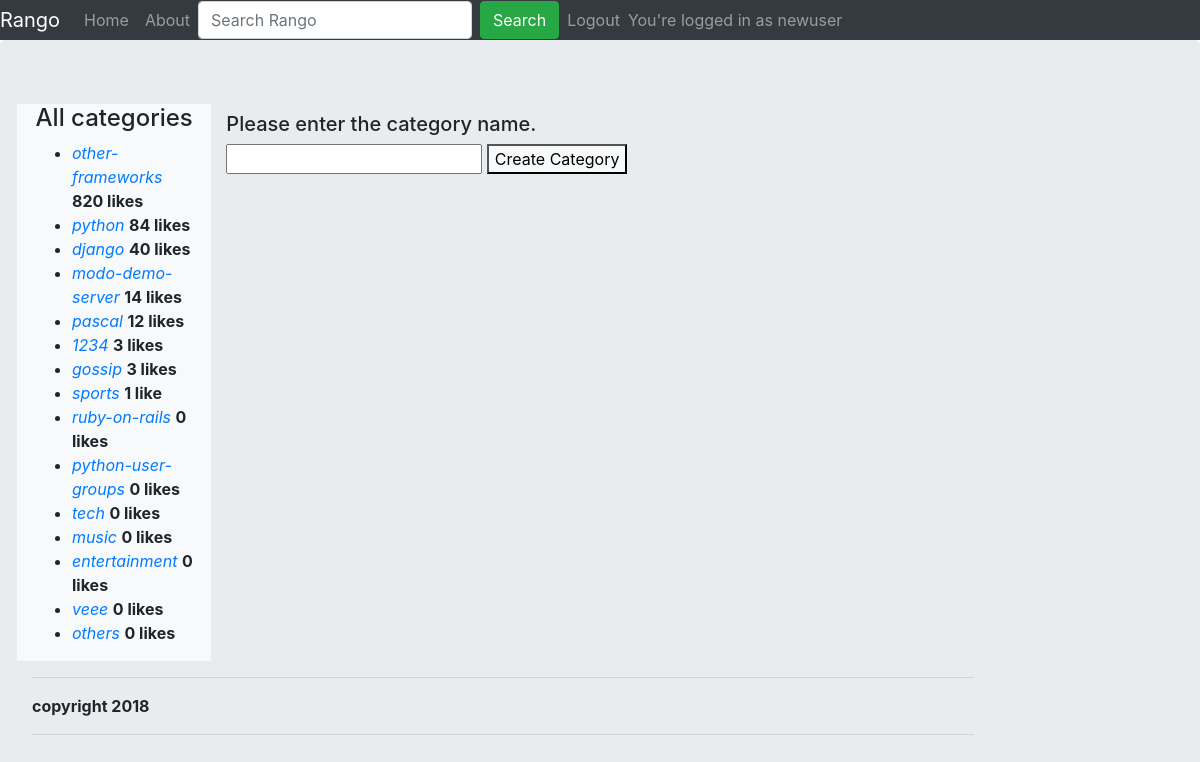
/rango/add_category/ (signed in), run on the app's committed database.
### rango/models.py (models this page shows, shortened)
class Category(models.Model):
	name = models.CharField(max_length=128, unique=True)
	views = models.IntegerField(default=0)
	likes = models.IntegerField(default=0)
	slug = models.SlugField(unique = True)
	class Meta:
		verbose_name_plural = 'Categories'

### rango/views.py (the view)
@login_required
def add_category(request):
	form = CategoryForm()
	if request.method == 'POST':
		form = CategoryForm(request.POST)
		if form.is_valid():
			form.save(commit=True)
			return index(request)
		print(form.errors)
	return render(request, 'rango/add_category.html', {'form': form})

### rango/forms.py
class CategoryForm(forms.ModelForm):
	name = forms.CharField(max_length=128,
		help_text = "Please enter the category name.")
	views = forms.IntegerField(widget=forms.HiddenInput(), initial=0)
	likes = forms.IntegerField(widget=forms.HiddenInput(), initial=0)
	slug = forms.CharField(widget=forms.HiddenInput(), required=False)
	class Meta:
		model = Category
		fields = ('name', )

### rango/templatetags/rango_template_tags.py (called while the page is built)
@register.inclusion_tag('rango/cats.html')
def get_category_list():
	return {'cats': Category.objects.order_by('-likes')}

### templates/rango/add_category.html (shortened to what this page needs)
{% extends 'rango/base.html' %}
{% block body_block%}
		<form id="category_form" method="post" action="/rango/add_category/">
		{% for field in form.visible_fields %}
		<h5>{{ field.help_text }}</h5>
		{{ field }}
		{% endfor %}
		<input type="submit" name="submit" value="Create Category" class="bg-light"/>
		</form><br/>
{% endblock %}

### templates/rango/base.html (shortened to what this page needs)
<!DOCTYPE html>
{% load staticfiles %}
{% load rango_template_tags %}
<html>
	<head lang="en">
    <link rel="stylesheet" href="https://maxcdn.bootstrapcdn.com/bootstrap/4.1.0/css/bootstrap.min.css">
	</head>
	<body>
		<nav class="navbar-expand-sm bg-dark navbar-dark ">
			<div class="collapse navbar-collapse" id="navbarcollapse">
			<ul class="navbar-nav">
				<a class="navbar-brand" href="{% url "rango:index" %}">Rango</a>
				<li class="nav-item">
					<a class="nav-link" href="{% url "rango:index" %}">Home</a>
				</li>
				<li class="nav-item">
					<a class="nav-link" href="{% url "rango:about" %}">About</a>
				</li>
				<form class="form-inline" action="">
					<input type="text" class="form-control mr-sm-2" placeholder="Search Rango">
					<button type="submit" class="btn btn-success">Search</button>
				</form>
				{% if user.is_authenticated %}
				<li class="nav-item">
					<a class="nav-link" href="{% url "rango:logout" %}">Logout</a>
				</li>
				<span class="navbar-text">You're logged in as {{user.username}} </span>
				{% endif %}
			</ul>
		</div>
		</nav>
		<div class="container-fluid jumbotron">
			<div class="row">
				<div class="col-sm-3 col-md-2 sidebar bg-light">
					{% block sidebar_block %}
					<h4 class="text-center">All categories</h4>
						{% get_category_list %}
					{% endblock %}
				</div>
				<div class="col-sm-9 col-sm-offset-3 col-md-10 col-md-offset-2 main">
					{% block body_block %}
					{% endblock %}
				</div>
				<div class="col-sm-9 col-sm-offset-3 col-md-10 col-md-offset-2 main">
					<hr/>
					<p><strong><p>copyright 2018</p></strong></p>
					<hr/>
				</div>
			</div>
		</div>
	</body>
</html>

### templates/rango/cats.html
<ul>
	{% if cats %}
		{% for cat in cats %}
			<li>
				<i><a href='{% url 'rango:show_category' cat.slug%}'>{{cat.slug}}</a></i>
				<strong>{{cat.likes}} like{{cat.likes|pluralize}}</strong>
			</li>
		{% endfor %}
	{% endif %}
</ul>

### data on the page
Category: slug "other-frameworks", likes "820"
Category: slug "python", likes "84"
Category: slug "django", likes "40"
Category: slug "modo-demo-server", likes "14"
Category: slug "pascal", likes "12"
Category: slug "1234", likes "3"
Category: slug "gossip", likes "3"
Category: slug "sports", likes "1"
Category: slug "ruby-on-rails", likes "0"
Category: slug "python-user-groups", likes "0"
Category: slug "tech", likes "0"
Category: slug "music", likes "0"
Category: slug "entertainment", likes "0"
Category: slug "veee", likes "0"
Category: slug "others", likes "0"

### other printed values
{{ user.username }} "newuser"
{{ field.help_text }} "Please enter the category name."
